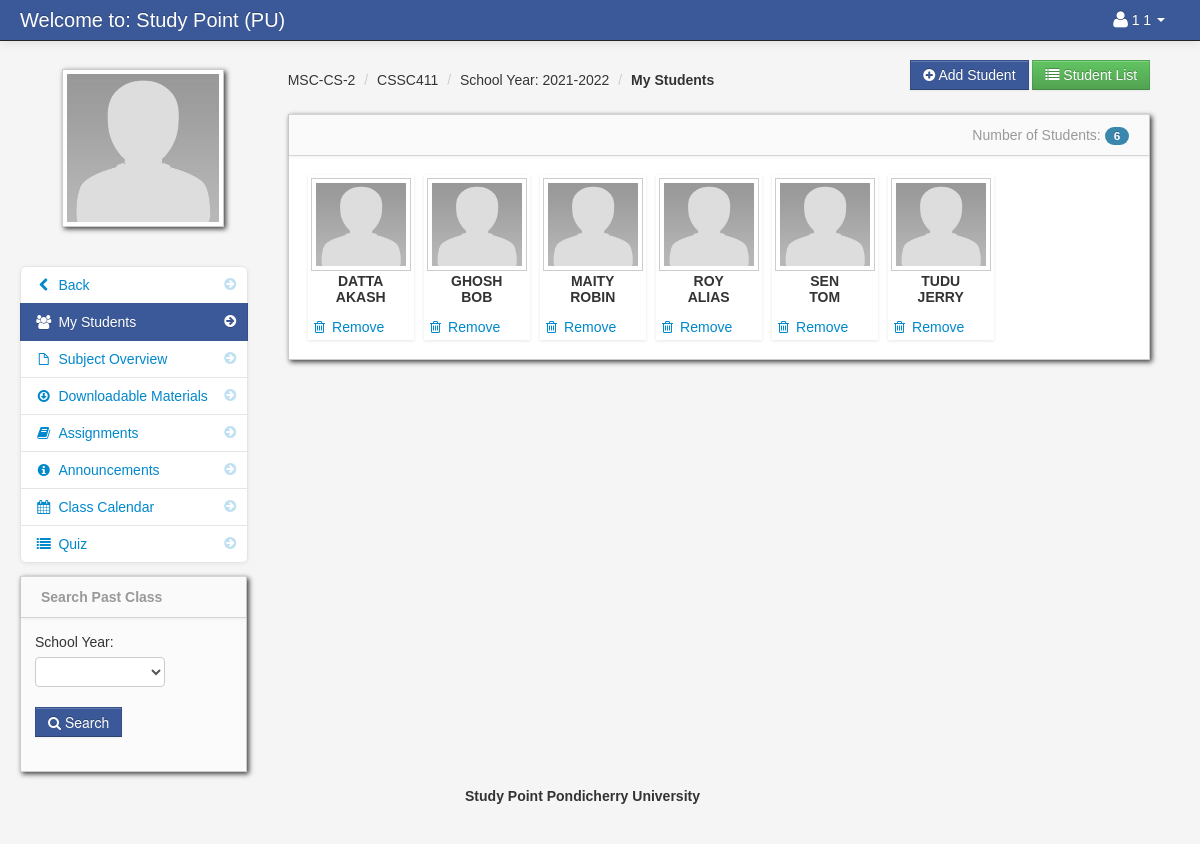
Screenshot of /my_students.php?id=187 (signed in) with the database file from the repository.
### tables this page shows
CREATE TABLE `teacher` (
  `teacher_id` int(11) NOT NULL,
  `username` varchar(100) NOT NULL,
  `password` varchar(200) NOT NULL,
  `firstname` varchar(100) NOT NULL,
  `lastname` varchar(100) NOT NULL,
  `department_id` int(11) NOT NULL,
  `location` varchar(200) NOT NULL,
  `about` varchar(500) NOT NULL,
  `teacher_status` varchar(20) NOT NULL,
  `teacher_stat` varchar(100) NOT NULL
);

CREATE TABLE `teacher_class` (
  `teacher_class_id` int(11) NOT NULL,
  `teacher_id` int(11) NOT NULL,
  `class_id` int(11) NOT NULL,
  `subject_id` int(11) NOT NULL,
  `thumbnails` varchar(100) NOT NULL,
  `school_year` varchar(100) NOT NULL
);

CREATE TABLE `class` (
  `class_id` int(11) NOT NULL,
  `class_name` varchar(100) NOT NULL
);

CREATE TABLE `subject` (
  `subject_id` int(11) NOT NULL,
  `subject_code` varchar(100) NOT NULL,
  `subject_title` varchar(100) NOT NULL,
  `category` varchar(100) NOT NULL,
  `description` longtext NOT NULL,
  `unit` int(11) NOT NULL,
  `Pre_req` varchar(100) NOT NULL,
  `semester` varchar(100) NOT NULL
);

CREATE TABLE `teacher_class_student` (
  `teacher_class_student_id` int(11) NOT NULL,
  `teacher_class_id` int(11) NOT NULL,
  `student_id` int(11) NOT NULL,
  `teacher_id` int(11) NOT NULL
);

CREATE TABLE `student` (
  `student_id` int(11) NOT NULL,
  `firstname` varchar(100) NOT NULL,
  `lastname` varchar(100) NOT NULL,
  `class_id` int(11) NOT NULL,
  `username` varchar(100) NOT NULL,
  `password` varchar(100) NOT NULL,
  `location` varchar(100) NOT NULL,
  `status` varchar(100) NOT NULL
);

### session.php (called while the page is built, shortened)
<?php
$session_id=$_SESSION['id'];
?>

### my_students.php (the view, shortened to what this page needs)
<?php include('header_dashboard.php'); ?>
<?php include('session.php'); ?>
<?php $get_id = $_GET['id']; ?>
    <body>
		<?php include('navbar_teacher.php'); ?>
        <div class="container-fluid">
            <div class="row-fluid">
				<?php include('class_sidebar.php'); ?>
                <div class="span9" id="content">
                     <div class="row-fluid">
						<div class="pull-right">
							<a href="add_student.php<?php echo '?id='.$get_id; ?>" class="btn btn-info"><i class="icon-plus-sign"></i> Add Student</a>
							<a onclick="window.open('print_student.php<?php echo '?id='.$get_id; ?>')"  class="btn btn-success"><i class="icon-list"></i> Student List</a>
						</div>
						<?php include('my_students_breadcrums.php'); ?>
                        <div id="block_bg" class="block">
                            <div class="navbar navbar-inner block-header">
                                <div id="" class="muted pull-right">
								<?php
								$my_student = mysqli_query($conn,"SELECT * FROM teacher_class_student
														LEFT JOIN student ON student.student_id = teacher_class_student.student_id
														INNER JOIN class ON class.class_id = student.class_id where teacher_class_id = '$get_id' order by lastname ")or die(mysqli_error());
								$count_my_student = mysqli_num_rows($my_student);?>
								Number of Students: <span class="badge badge-info"><?php echo $count_my_student; ?></span>
								</div>
                            </div>
                            <div class="block-content collapse in">
                                <div class="span12">
									<ul	 id="da-thumbs" class="da-thumbs">
										    <?php
														$my_student = mysqli_query($conn,"SELECT * FROM teacher_class_student
														LEFT JOIN student ON student.student_id = teacher_class_student.student_id
														INNER JOIN class ON class.class_id = student.class_id where teacher_class_id = '$get_id' order by lastname ")or die(mysqli_error());
														while($row = mysqli_fetch_array($my_student)){
														$id = $row['teacher_class_student_id'];
														?>
											<li id="del<?php echo $id; ?>">
													<a href="#">
															<img id="student_avatar_class" src ="admin/<?php echo $row['location'] ?>" width="124" height="140" class="img-polaroid">
													</a>
													<p class="class"><?php echo $row['lastname'];?></p>
													<p class="subject"><?php echo $row['firstname']; ?></p>
													<a  href="#<?php echo $id; ?>" data-toggle="modal"><i class="icon-trash"></i> Remove</a>
											</li>
											<?php } ?>
									</ul>
                                </div>
                            </div>
                        </div>
                    </div>
                </div>
            </div>
		<?php include('footer.php'); ?>
        </div>
		<?php include('script.php'); ?>
    </body>
</html>

### navbar_teacher.php (shortened to what this page needs)
	<div class="navbar navbar-fixed-top navbar-inverse">
           <div class="navbar-inner">
               <div class="container-fluid">
                   <a class="brand" href="#">Welcome to: Study Point (PU)</a>
							<div class="nav-collapse collapse">
								<ul class="nav pull-right">
												<?php $query= mysqli_query($conn,"select * from teacher where teacher_id = '$session_id'")or die(mysqli_error());
														$row = mysqli_fetch_array($query);
												?>
												<li class="dropdown">
													<a href="#" role="button" class="dropdown-toggle" data-toggle="dropdown"> <i class="icon-user icon-large"></i><?php echo isset ($row["firstname"])." ".isset ($row["lastname"]);  ?> <i class="caret"></i></a>
												</li>
								</ul>
							</div>
               </div>
           </div>
</div>

### class_sidebar.php
<div class="span3" id="sidebar">
	<img id="avatar" src="admin/<?php echo $row['location']; ?>" class="img-polaroid">
			<ul class="nav nav-list bs-docs-sidenav nav-collapse collapse">
				<li class=""><a href="dasboard_teacher.php"><i class="icon-chevron-right"></i><i class="icon-chevron-left"></i>&nbsp;Back</a></li>
				<li class="active"><a href="my_students.php<?php echo '?id='.$get_id; ?>"><i class="icon-chevron-right"></i><i class="icon-group"></i>&nbsp;My Students</a></li>
				<li class=""><a href="subject_overview.php<?php echo '?id='.$get_id; ?>"><i class="icon-chevron-right"></i><i class="icon-file"></i>&nbsp;Subject Overview</a></li>
				<li class=""><a href="downloadable.php<?php echo '?id='.$get_id; ?>"><i class="icon-chevron-right"></i><i class="icon-download"></i>&nbsp;Downloadable Materials</a></li>
				<li class=""><a href="assignment.php<?php echo '?id='.$get_id; ?>"><i class="icon-chevron-right"></i><i class="icon-book"></i>&nbsp;Assignments</a></li>
				<li class=""><a href="announcements.php<?php echo '?id='.$get_id; ?>"><i class="icon-chevron-right"></i><i class="icon-info-sign"></i>&nbsp;Announcements</a></li>
				<li class=""><a href="class_calendar.php<?php echo '?id='.$get_id; ?>"><i class="icon-chevron-right"></i><i class="icon-calendar"></i>&nbsp;Class Calendar</a></li>
				<li class=""><a href="class_quiz.php<?php echo '?id='.$get_id; ?>"><i class="icon-chevron-right"></i><i class="icon-list"></i>&nbsp;Quiz</a></li>
			</ul>
			<?php include('search_other_class.php'); ?>
</div>

### my_students_breadcrums.php
<?php $class_query = mysqli_query($conn,"select * from teacher_class
LEFT JOIN class ON class.class_id = teacher_class.class_id
LEFT JOIN subject ON subject.subject_id = teacher_class.subject_id
where teacher_class_id = '$get_id'")or die(mysqli_error());
$class_row = mysqli_fetch_array($class_query);
?>
<ul class="breadcrumb">
	<li><a href="#"><?php echo $class_row['class_name']; ?></a> <span class="divider">/</span></li>
	<li><a href="#"><?php echo $class_row['subject_code']; ?></a> <span class="divider">/</span></li>
	<li><a href="#">School Year: <?php echo $class_row['school_year']; ?></a> <span class="divider">/</span></li>
	<li><a href="#"><b>My Students</b></a></li>
</ul>

### admin/assets/styles.css (style rules this page uses)
body { padding-top: 60px; padding-bottom: 40px; background-color: #f5f5f5; }
#content { margin-left:0px; }
.breadcrumb { margin: 0 0 0px; padding: 10px 0px; background-color: transparent; }
.block { background: url("../images/pixel-60fff.png") repeat scroll 0 0 rgba(0, 0, 0, 0) !important; border: 1px solid #ccc; background: white; margin: 1em 0em; border-top: none; -webkit-box-shadow: 2px 2px 5px rgba(0, 0, 6, 0.75); -moz-box-shadow: 2px 2px 5px rgba(0, 0, 6, 0.75); box-shadow: 2px 2px 5px rgba(0, 0, 6, 0.75); }
.block-content { margin: 1em; min-height: .25em; }
.block-header { margin-bottom: 0px; border-right: none; border-left: none; -webkit-border-radius: 0px; -moz-border-radius: 0px; border-radius: 0px; }
.block-header div { padding-top: 10px; }
.bs-docs-sidenav { max-width: 228px; margin: 30px 0 0; padding: 0; background-color: #fff; -webkit-border-radius: 6px; -moz-border-radius: 6px; border-radius: 6px; -webkit-box-shadow: 0 1px 4px rgba(0,0,0,.065); -moz-box-shadow: 0 1px 4px rgba(0,0,0,.065); box-shadow: 0 1px 4px rgba(0,0,0,.065); }
.bs-docs-sidenav > li > a { display: block; width: 190px \9; margin: 0 0 -1px; padding: 8px 14px; border: 1px solid #e5e5e5; }
.bs-docs-sidenav > li:first-child > a { -webkit-border-radius: 6px 6px 0 0; -moz-border-radius: 6px 6px 0 0; border-radius: 6px 6px 0 0; }
.bs-docs-sidenav > li:last-child > a { -webkit-border-radius: 0 0 6px 6px; -moz-border-radius: 0 0 6px 6px; border-radius: 0 0 6px 6px; }
.bs-docs-sidenav > .active > a { position: relative; z-index: 2; padding: 9px 15px; border: 0; text-shadow: 0 1px 0 rgba(0,0,0,.15); -webkit-box-shadow: inset 1px 0 0 rgba(0,0,0,.1), inset -1px 0 0 rgba(0,0,0,.1); -moz-box-shadow: inset 1px 0 0 rgba(0,0,0,.1), inset -1px 0 0 rgba(0,0,0,.1); box-shadow: inset 1px 0 0 rgba(0,0,0,.1), inset -1px 0 0 rgba(0,0,0,.1); }
.bs-docs-sidenav .icon-chevron-right { float: right; margin-top: 2px; margin-right: -6px; opacity: .25; }
.bs-docs-sidenav .active .icon-chevron-right, .bs-docs-sidenav .active a:hover .icon-chevron-right { opacity: 1; }

### admin/assets/style.css (style rules this page uses)
.da-thumbs { float: left; list-style: none outside none; margin: 0; padding: 0; position: relative; }
.da-thumbs li { float: left; margin: 5px; padding: 3px; position: relative; box-shadow: 0 1px 3px rgba(0,0,0,0.1); }
.da-thumbs li a, .da-thumbs li a img { display: block; position: relative; }
.da-thumbs li a { overflow: hidden; }
.class { font-family: helvetica !important; font-weight: bold; text-align: center; }
.subject { font-family: helvetica !important; font-weight: bold; text-align: center; margin-top: -14px; }

### rows the page displays
teacher: firstname "1", lastname "1", location (placeholder picture)
teacher_class: class.class_name "MSC-CS-2", subject.subject_code "CSSC411", school_year "2021-2022"
teacher_class_student: student.location (placeholder picture), student.lastname "DATTA", student.firstname "AKASH"
teacher_class_student: student.location (placeholder picture), student.lastname "GHOSH", student.firstname "BOB"
teacher_class_student: student.location (placeholder picture), student.lastname "MAITY", student.firstname "ROBIN"
teacher_class_student: student.location (placeholder picture), student.lastname "ROY", student.firstname "ALIAS"
teacher_class_student: student.location (placeholder picture), student.lastname "SEN", student.firstname "TOM"
teacher_class_student: student.location (placeholder picture), student.lastname "TUDU", student.firstname "JERRY"

### other values shown
$count_my_student "6"
